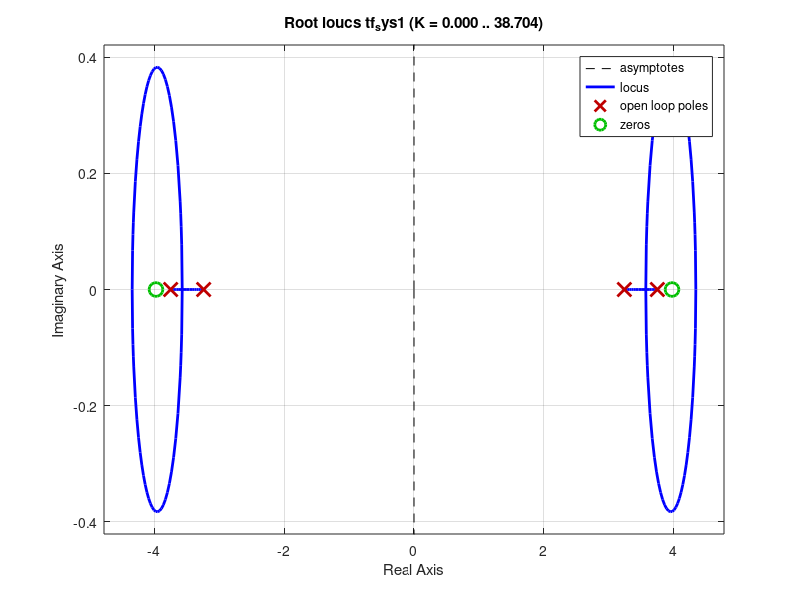

Write the MATLAB code that produced this figure.
A = [0,0,1,0; 0,0,0,1; 13.67,0.225,0,0; 4.857,10.81,0,0];
B = [0; 0; -0.339; 7.457];
C = [1,0,0,0];
D = [0];

sys1 = ss(A,B,C,D);
tf_sys1 = tf(sys1);
eigen1 = eig(A);
zero(tf_sys1);

u0 = [1; 6; 6; 4];
initial(sys1, u0);

% Step Response
[y, t] = step(tf_sys1);
plot(t, y);
xlabel('Time');
ylabel('Amplitude');
title('Step Response');
rlocus(tf_sys1);
